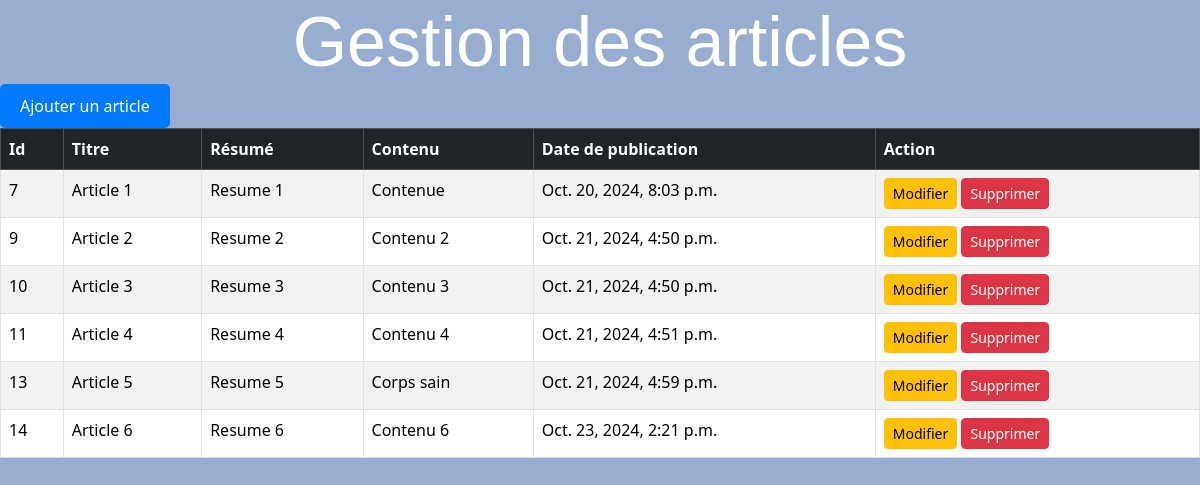
Page /useradmin/ on the earlier database version.
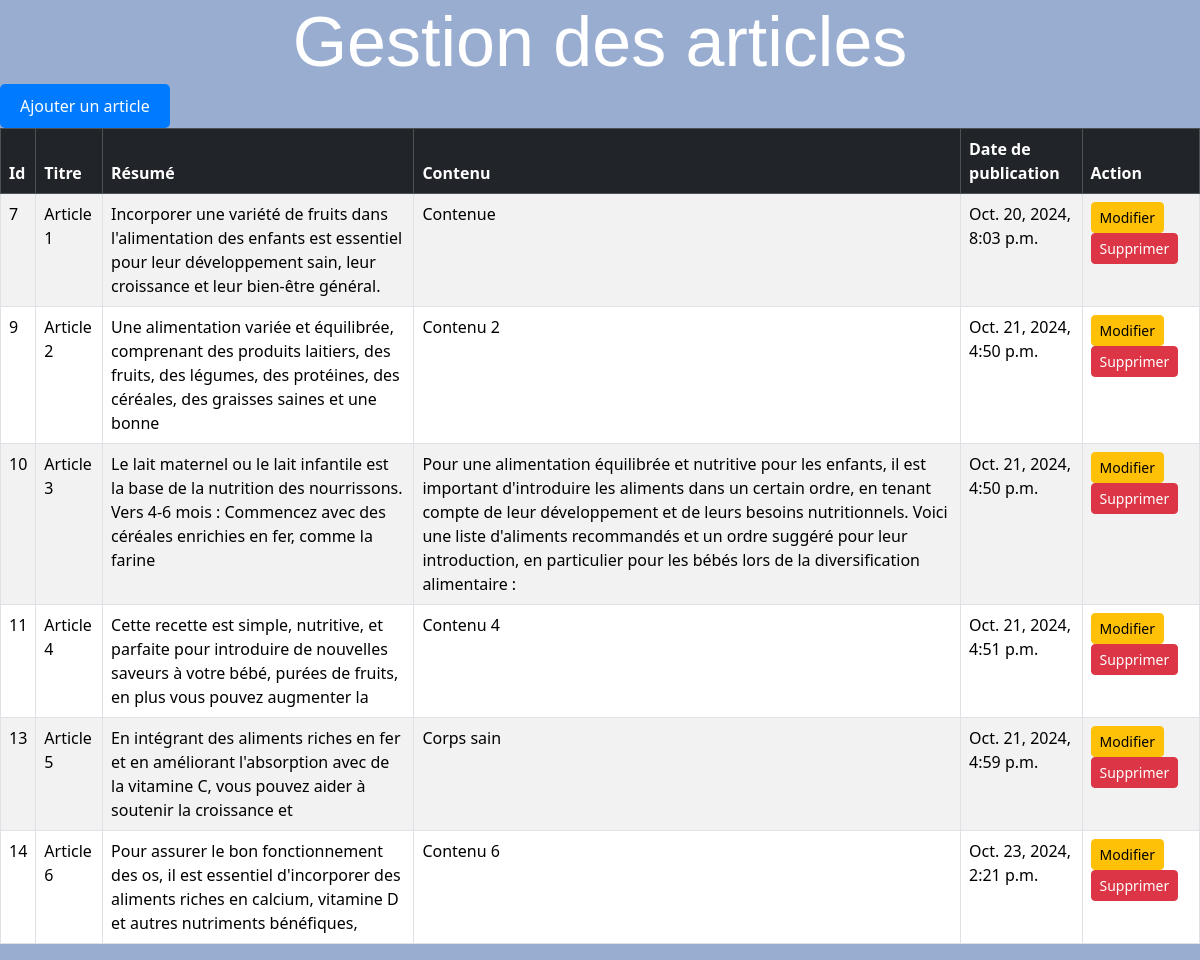
Same page on the later database version.
### articles/models.py (models this page shows, shortened)
class Article(models.Model):
    titre = models.CharField(max_length=150)
    resume = models.CharField(max_length=250)
    contenu = models.TextField(blank=True)
    auteur = models.ForeignKey(User, on_delete=models.CASCADE)
    date_publication = models.DateTimeField(auto_now_add=True)
    image = models.ImageField(upload_to='media/images/', blank=True, null=True)

### articles/views.py (the view)
# urls.py: path("useradmin/", useradmin, name="useradmin"),
def useradmin(request):
    articles = Article.objects.all()  # Recupère les art
    if request.method == 'POST':
        form = ArticleForm(request.POST, request.FILES)
        if form.is_valid():
            article = form.save(commit=False)  # Crée l'instce mais n l'egt ps
            article.auteur = request.user  # Associe l'user connecté à larticle
            article.save()  # Enregistre l'article en base de données
            messages.success(request, 'Article ajouté avec succès !')
            return redirect('useradmin')  # Redirige vers lq pqge admin
    else:
        form = ArticleForm()  # Formulaire vide si la réquête est GET
    return render(request, "useradmin.html", {'form': form, 'articles': articles})

### templates/useradmin.html (shortened to what this page needs)
<!DOCTYPE html>
<html lang="fr">
<head>
    {% load static %}
    <link href="https://cdn.jsdelivr.net/npm/bootstrap@5.3.3/dist/css/bootstrap.min.css" rel="stylesheet">
    <link rel="stylesheet" href="https://cdnjs.cloudflare.com/ajax/libs/font-awesome/6.0.0-beta3/css/all.min.css">
    <link rel="stylesheet" href="https://cdn.jsdelivr.net/npm/bootstrap-icons@1.5.0/font/bootstrap-icons.css">
    <link rel="stylesheet" href="{% static 'css/styles.css' %}">
</head>
<body>
<div class="header_">
    <h1>Gestion des articles</h1>
    <button type="button" class="btn btn-primary btn-custom" data-bs-toggle="modal" data-bs-target="#ajouterArticleModal">
        Ajouter un article
    </button>
</div>
<table class="table table-bordered table-striped">
    <thead class="table-dark">
        <tr>
          <th>Id</th>
          <th>Titre</th>
          <th>Résumé</th>
          <th>Contenu</th>
          <th>Date de publication</th>
          <th>Action</th>
        </tr>
      </thead>
      <tbody>
        {% if articles %}
        {% for article in articles %}
        <tr>
          <td>{{article.id}}</td>
          <td>{{article.titre}}</td>
          <td>{{article.resume}}</td>
          <td>{{article.contenu}}</td>
          <td>{{article.date_publication}}</td>
          <td>
            <a href="{% url 'update' article.id %}" class="btn btn-warning btn-sm">Modifier</a>
            <a href="{% url 'supprimer_article' article.id %}" class="btn btn-danger btn-sm" onclick="return confirm('Ëtes-vous sûr de vouloir supprimer cet article ?');">Supprimer</a>
          </td>
        </tr>
        {% endfor %}
        {% else %}
        <tr>
          <td colspan="4" class="text-center">Aucun article disponible</td>
        </tr>
        {% endif %}
      </tbody>
  </table>
</body>
</html>

### static/css/styles.css (style rules this page uses)
body { background: #99add1; }
h1 { font-size: 70px; font-family: sans-serif; text-align: center; position: relative; color: white; margin: 0; }
.btn-primary { background-color: #007bff; border: none; color: white; padding: 10px 20px; font-size: 16px; border-radius: 5px; text-decoration: none; transition: background-color 0.3s ease; }

Differences in the rows shown:
changed Article "Article 1": resume "Resume 1" → "Incorporer une variété de fruits dans l'alimentation des enfants est essentiel pour leur développement sain, leur croissance et leur bien-être général."
changed Article "Article 2": resume "Resume 2" → "Une alimentation variée et équilibrée, comprenant des produits laitiers, des fruits, des légumes, des protéines, des céréales, des graisses saines et une bonne"
changed Article "Article 3": resume "Resume 3" → "Le lait maternel ou le lait infantile est la base de la nutrition des nourrissons. Vers 4-6 mois : Commencez avec des céréales enrichies en fer, comme la farine"; contenu "Contenu 3" → "Pour une alimentation équilibrée et nutritive pour les enfants, il est important d'introduire les aliments dans un certain ordre, en tenant compte de leur développement et de leurs besoins nutritionnels. Voici une liste d'aliments recommandés et un ordre suggéré pour leur introduction, en particulier pour les bébés lors de la diversification alimentaire :"
changed Article "Article 4": resume "Resume 4" → "Cette recette est simple, nutritive, et parfaite pour introduire de nouvelles saveurs à votre bébé, purées de fruits, en plus vous pouvez augmenter la"
changed Article "Article 5": resume "Resume 5" → "En intégrant des aliments riches en fer et en améliorant l'absorption avec de la vitamine C, vous pouvez aider à soutenir la croissance et"
changed Article "Article 6": resume "Resume 6" → "Pour assurer le bon fonctionnement des os, il est essentiel d'incorporer des aliments riches en calcium, vitamine D et autres nutriments bénéfiques,"
